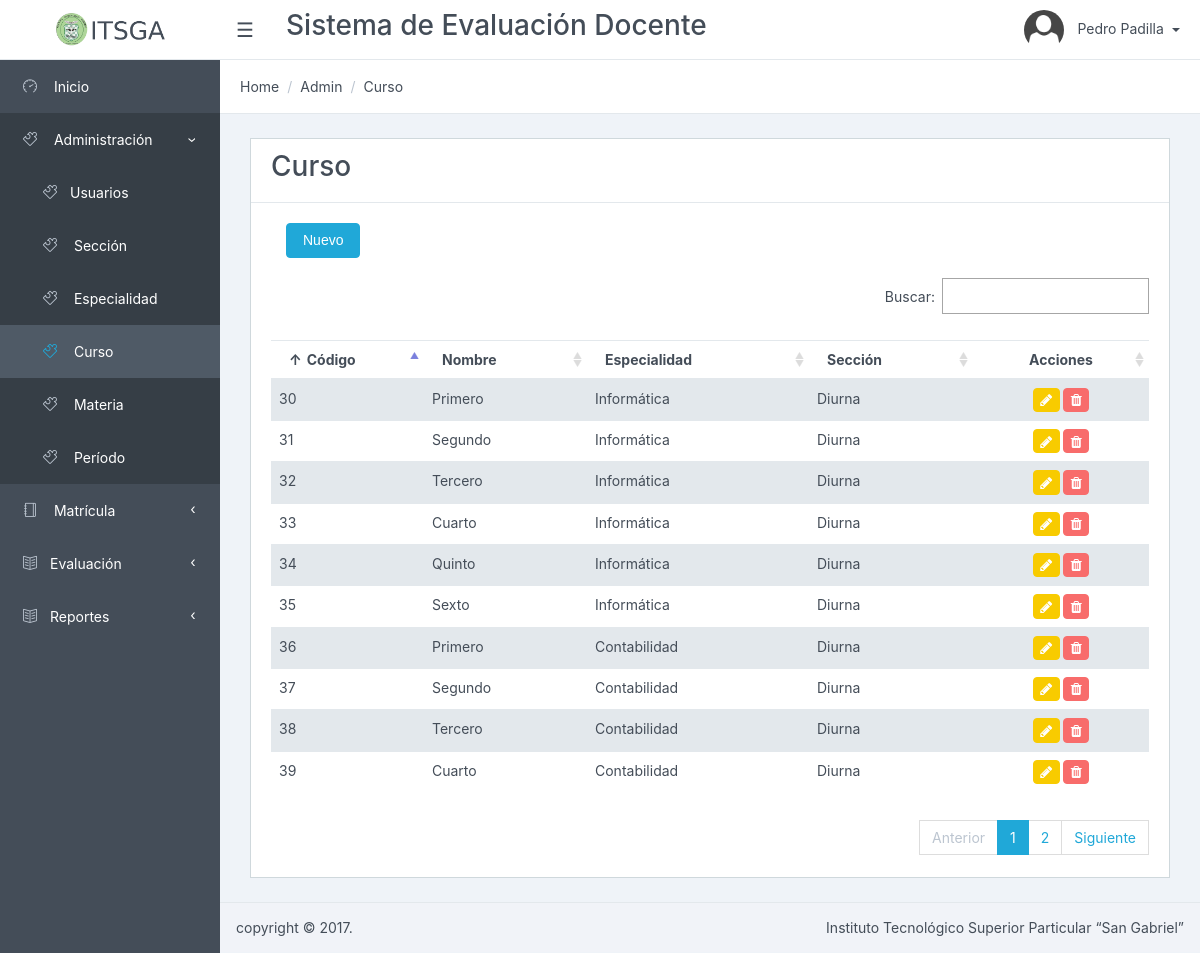
/Curso/listar/ (signed in), run on the app's committed database.
### tables this page shows
CREATE TABLE `curso` (
  `curso_id` int(11) NOT NULL AUTO_INCREMENT,
  `nombre` varchar(256) NOT NULL,
  `descripcion` varchar(512) DEFAULT NULL,
  `especialidad_id` int(11) NOT NULL,
  `estado` tinyint(1) NOT NULL DEFAULT '1',
  PRIMARY KEY (`curso_id`),
  KEY `fk_curso_especialidad1` (`especialidad_id`),
  CONSTRAINT `fk_curso_especialidad1` FOREIGN KEY (`especialidad_id`) REFERENCES `especialidad` (`especialidad_id`) ON DELETE NO ACTION ON UPDATE NO ACTION
);

CREATE TABLE `especialidad` (
  `especialidad_id` int(11) NOT NULL AUTO_INCREMENT,
  `nombre` varchar(256) NOT NULL,
  `seccion_id` int(11) NOT NULL,
  `descripcion` varchar(512) DEFAULT NULL,
  `estado` tinyint(1) DEFAULT '1',
  PRIMARY KEY (`especialidad_id`),
  KEY `fk_especialidad_seccion1` (`seccion_id`),
  CONSTRAINT `fk_especialidad_seccion1` FOREIGN KEY (`seccion_id`) REFERENCES `seccion` (`seccion_id`) ON DELETE NO ACTION ON UPDATE NO ACTION
);

CREATE TABLE `seccion` (
  `seccion_id` int(11) NOT NULL AUTO_INCREMENT,
  `nombre` varchar(256) NOT NULL,
  `descripcion` varchar(512) DEFAULT NULL,
  `estado` tinyint(1) NOT NULL DEFAULT '1',
  PRIMARY KEY (`seccion_id`)
);

### app/controllers/CursoController.php (called while the page is built, shortened)
<?php
require_once (PATH_MODELS . "/CursoModel.php");
class CursoController {
	public function listar() {
		$model = new CursoModel();
		$datos = $model->getlistadoCurso();
		require_once PATH_VIEWS."/Curso/view.list.php";
	}
}

### index.php (called while the page is built, shortened)
<?php
if(isset($_GET['action'])){
	$redirect = ($_GET['action']!='')?$_GET['action']:"listar";
}
$controller = new $controllerName();
$controller->$redirect();
?>

### public/views/Curso/index.php (called while the page is built, shortened)
<?php
require_once("../../../index.php");
?>

### app/models/CursoModel.php (called while the page is built, shortened)
<?php
require_once(PATH_MODELS."/BaseModel.php");
class CursoModel {
	public function getlistadoCurso(){
		$model = new BaseModel();
		$sql = "select curso.*, curso.curso_id as id,especialidad.nombre as especialidad, seccion.nombre as seccion
				from curso
				inner join especialidad on curso.especialidad_id = especialidad.especialidad_id
				inner join seccion on seccion.seccion_id = especialidad.seccion_id
				where curso.estado = 1";
		return $model->execSql($sql, array(),true);
	}
}

### app/models/BaseModel.php (called while the page is built, shortened)
<?php
class BaseModel {
	private $pdo;
	private function openConexion() {
		try {
			$this->pdo = new PDO ( 'mysql:host=' . HOSTNAME_DATABASE . ';dbname=' . DATABASE . ';charset=utf8', USERNAME, PASSWORD );
			$this->pdo->setAttribute ( PDO::ATTR_ERRMODE, PDO::ERRMODE_EXCEPTION );
		} catch ( Exception $e ) {
			die ( $e->getMessage () );
		}
	}
	private function closeConexion() {
		$this->pdo = null;
	}
	public function execSql($sql, $parameters, $list = false, $obtainId = false) {
		try {
			$stm = $this->pdo->prepare ( $sql );
			$stm->execute ( $parameters );
			if ($obtainId) {
				$result = $this->pdo->lastInsertId ();
			} else {
				if ($list) {
					$result = $stm->fetchAll ( PDO::FETCH_OBJ );
				} else {
					$result = $stm->fetch ( PDO::FETCH_OBJ );
				}
			}
		} catch ( Exception $e ) {
			die ( $e->getMessage () );
		}
		return $result;
	}
}

### public/views/Curso/view.list.php (the view, shortened to what this page needs)
<?php include_once PATH_TEMPLATE.'/header.php';?>
<div class="card">
<div class="card-header">
    	<h3>Curso</h3>
</div>
<div class="card-block">
	<div class="col-lg-12">
		<button type="button" data-id="0" class="btn btn-primary" data-toggle="modal" data-target="#myModal">
          Nuevo
         </button>
	</div>
	<table class="table table-striped" id="dataTables-example" >
    <thead>
	    <tr>
	    	<th>Código</th>
	    	<th>Nombre</th>
	    	<th>Especialidad</th>
	    	<th>Sección</th>
		    <th style="text-align: center; width: 20%">Acciones</th>
	    </tr>
    </thead>
    <tbody>
    	<?php foreach ($datos as $item) {
    		echo "<tr><td>".$item->id."</td>";
    		echo "<td>".$item->nombre."</td>";
    		echo "<td>".$item->especialidad."</td>";
    		echo "<td>".$item->seccion."</td>";
    		echo "<td align='center'><a href='#' class='btn btn-warning btn-sm' data-id='".$item->id."' data-toggle='modal' data-target='#myModal' title='Editar' ><i class='fa fa-pencil'></i></a>
					  <a href='javascript:if(confirm(\"Est\u00e1 seguro que desea eliminar el elemento seleccionado?\")){redirect(".$item->id.");}' class='btn btn-danger btn-sm' title='Eliminar'><i class='fa fa-trash'></i></a></td>";
    	}?>
    </tbody>
    </table>
</div>
</div>
<?php include_once PATH_TEMPLATE.'/footer.php';?>
<link href="<?php echo PATH_CSS; ?>/dataTables.bootstrap.css" rel="stylesheet">
<link href="<?php echo PATH_CSS; ?>/bootstrapValidator.min.css" rel="stylesheet">
</body>
</html>

### data on the page
curso: curso_id "30", nombre "Primero", especialidad.nombre "Informática", seccion.nombre "Diurna"
curso: curso_id "31", nombre "Segundo", especialidad.nombre "Informática", seccion.nombre "Diurna"
curso: curso_id "32", nombre "Tercero", especialidad.nombre "Informática", seccion.nombre "Diurna"
curso: curso_id "33", nombre "Cuarto", especialidad.nombre "Informática", seccion.nombre "Diurna"
curso: curso_id "34", nombre "Quinto", especialidad.nombre "Informática", seccion.nombre "Diurna"
curso: curso_id "35", nombre "Sexto", especialidad.nombre "Informática", seccion.nombre "Diurna"
curso: curso_id "36", nombre "Primero", especialidad.nombre "Contabilidad", seccion.nombre "Diurna"
curso: curso_id "37", nombre "Segundo", especialidad.nombre "Contabilidad", seccion.nombre "Diurna"
curso: curso_id "38", nombre "Tercero", especialidad.nombre "Contabilidad", seccion.nombre "Diurna"
curso: curso_id "39", nombre "Cuarto", especialidad.nombre "Contabilidad", seccion.nombre "Diurna"

### other printed values
$_SESSION['SESSION_USER']->nombres "Pedro"
$_SESSION['SESSION_USER']->apellidos "Padilla"
$title "Curso"
